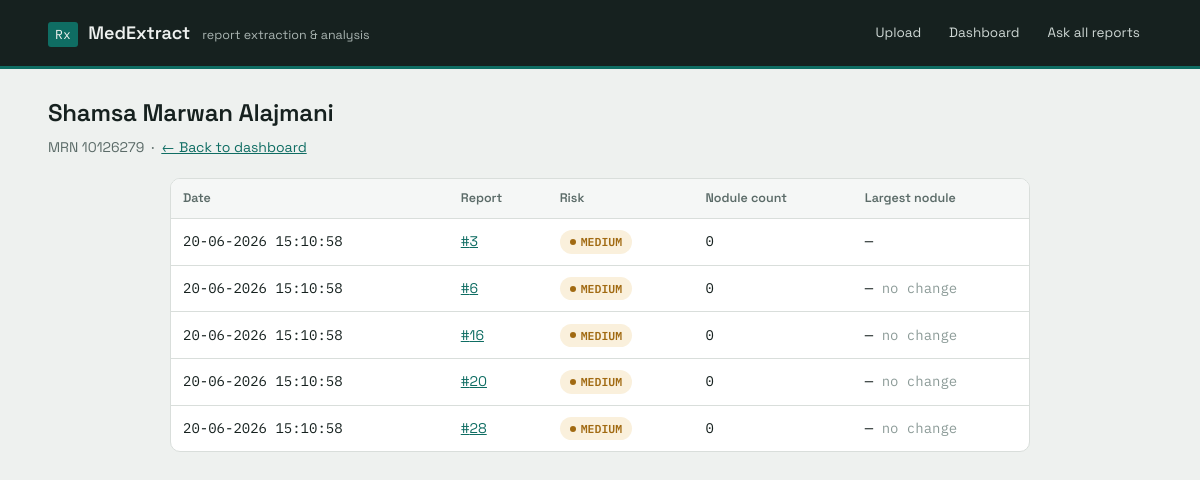
Screenshot of /trend/10126279 with the database file from the repository.
### tables this page shows
CREATE TABLE reports (
                id INTEGER PRIMARY KEY AUTOINCREMENT,
                original_filename TEXT,
                patient_name TEXT,
                mrn TEXT,
                age_gender TEXT,
                procedure_date TEXT,
                facility TEXT,
                extraction_method TEXT,
                ocr_confidence REAL,
                content_hash TEXT,
                report_json TEXT,
                extracted_text TEXT,
                risk_level TEXT,
                risk_flags TEXT,
                created_at TEXT
            );

### app.py (the view)
@app.route("/trend/<mrn>")
def trend(mrn):
    reports = database.get_reports_by_mrn(mrn)
    trend_rows = []
    previous_largest = None
    for row in reports:
        report_data = json.loads(row["report_json"])
        nodules = report_data.get("nodules", [])
        sizes = [
            risk_analyzer._max_dimension_cm(n.get("size", ""))
            for n in nodules
        ]
        largest = max(sizes) if sizes else 0
        change = None
        if previous_largest is not None:
            if largest > previous_largest:
                change = "up"
            elif largest < previous_largest:
                change = "down"
            else:
                change = "same"
        trend_rows.append({
            "id": row["id"],
            "procedure_date": row["procedure_date"],
            "risk_level": row["risk_level"],
            "nodule_count": len(nodules),
            "largest_nodule_size": (
                "{} cm".format(largest) if largest else None
            ),
            "change": change,
        })
        previous_largest = largest
    patient_name = reports[0]["patient_name"] if reports else None
    return render_template(
        "trend.html",
        mrn=mrn,
        patient_name=patient_name,
        reports=reports,
        trend_rows=trend_rows,
    )

### database.py (called while the page is built)
def get_connection():
    conn = sqlite3.connect(DB_PATH)
    conn.row_factory = sqlite3.Row
    return conn

def get_reports_by_mrn(mrn):
    if not mrn:
        return []
    conn = get_connection()
    try:
        rows = conn.execute(
            "SELECT * FROM reports WHERE mrn = ? ORDER BY id ASC", (mrn,)
        ).fetchall()
        return [dict(r) for r in rows]
    finally:
        conn.close()

### templates/trend.html (shortened to what this page needs)
<!DOCTYPE html>
<html lang="en">
<head>
    <link rel="stylesheet" href="{{ url_for('static', filename='css/main.css') }}">
</head>
<body>
    {% include "_nav.html" %}
    <div class="page-head">
        <h1>{{ patient_name or mrn }}</h1>
        <p>MRN <span class="data">{{ mrn }}</span> &nbsp;·&nbsp; <a href="/dashboard">&larr; Back to dashboard</a></p>
    </div>
    <div class="container container-narrow">
        <div class="card card-flush">
            <div class="table-wrapper">
                <table>
                    <tr><th>Date</th><th>Report</th><th>Risk</th><th>Nodule count</th><th>Largest nodule</th></tr>
                    {% for row in trend_rows %}
                    <tr>
                        <td class="data">{{ row.procedure_date or '—' }}</td>
                        <td><a href="/report/{{ row.id }}">#{{ row.id }}</a></td>
                        <td><span class="badge badge-{{ row.risk_level }}">{{ row.risk_level }}</span></td>
                        <td class="data">{{ row.nodule_count }}</td>
                        <td class="data">
                            {{ row.largest_nodule_size or '—' }}
                            {% if row.change == 'up' %}<span class="change-up">&uarr; increased</span>
                            {% elif row.change == 'down' %}<span class="change-down">&darr; decreased</span>
                            {% elif row.change == 'same' %}<span class="change-same">no change</span>
                            {% endif %}
                        </td>
                    </tr>
                    {% endfor %}
                </table>
            </div>
        </div>
    </div>
</body>
</html>

### static/css/main.css (style rules this page uses)
:root { --paper: #eef1ef; --surface: #ffffff; --surface-sunken: #f5f7f6; --ink: #16211f; --ink-muted: #5b6b68; --ink-faint: #8b9a97; --line: #d9dedb; --line-strong: #b7c0bd; --accent: #0f6d63; --accent-strong: #0a5049; --accent-tint: #e2f0ee; --risk-low: #2f7d5c; --risk-low-tint: #e4f3ec; --risk-medium: #a16a12; --risk-medium-tint: #faf0dc; --risk-high: #b23a3a; --risk-high-tint: #fbe9e9; --risk-info: #3d5a8a; --risk-info-tint: #e8edf7; --font-ui: "Space Grotesk", "Helvetica Neue", Arial, sans-serif; --font-data: "IBM Plex Mono", "SFMono-Regular", Consolas, monospace; --radius-sm: 3px; --radius-md: 8px; --radius-lg: 10px; }
* { box-sizing: border-box; }
html { -webkit-font-smoothing: antialiased; }
body { margin: 0; font-family: var(--font-ui); background: var(--paper); color: var(--ink); font-size: 15px; line-height: 1.5; }
a { color: var(--accent); }
.page-head { width: 92%; max-width: 1180px; margin: 26px auto 6px; }
.page-head h1 { margin: 0; font-size: 24px; font-weight: 600; letter-spacing: -0.01em; }
.page-head p { margin: 6px 0 0; color: var(--ink-muted); font-size: 14px; }
.container { width: 92%; max-width: 1180px; margin: 20px auto 60px; }
.container-narrow { max-width: 860px; }
.card { background: var(--surface); border: 1px solid var(--line); border-radius: var(--radius-lg); padding: 22px; margin-bottom: 18px; }
.card-flush { padding: 0; overflow: hidden; }
.table-wrapper { overflow-x: auto; }
table { width: 100%; border-collapse: collapse; }
th { text-align: left; background: var(--surface-sunken); color: var(--ink-muted); font-size: 12.5px; font-weight: 600; padding: 10px 12px; border-bottom: 1px solid var(--line); }
td { padding: 11px 12px; border-bottom: 1px solid var(--line); font-size: 14px; }
td.data, td a.data { font-family: var(--font-data); }
tr:last-child td { border-bottom: none; }
.badge { display: inline-flex; align-items: center; gap: 5px; padding: 3px 10px; border-radius: 20px; font-size: 11.5px; font-weight: 600; font-family: var(--font-data); white-space: nowrap; }
.badge::before { content: ""; width: 6px; height: 6px; border-radius: 50%; background: currentColor; }
.badge-MEDIUM { background: var(--risk-medium-tint); color: var(--risk-medium); }
.change-same { color: var(--ink-faint); }

### rows the page displays
reports: patient_name "Shamsa Marwan Alajmani", procedure_date "20-06-2026 15:10:58", id "3", risk_level "MEDIUM", nodule_count "0", largest_nodule_size "—"
reports: procedure_date "20-06-2026 15:10:58", id "6", risk_level "MEDIUM", nodule_count "0", largest_nodule_size "—", shows "no change"
reports: procedure_date "20-06-2026 15:10:58", id "16", risk_level "MEDIUM", nodule_count "0", largest_nodule_size "—", shows "no change"
reports: procedure_date "20-06-2026 15:10:58", id "20", risk_level "MEDIUM", nodule_count "0", largest_nodule_size "—", shows "no change"
reports: procedure_date "20-06-2026 15:10:58", id "28", risk_level "MEDIUM", nodule_count "0", largest_nodule_size "—", shows "no change"

### other values shown
{{ mrn }} "10126279"
